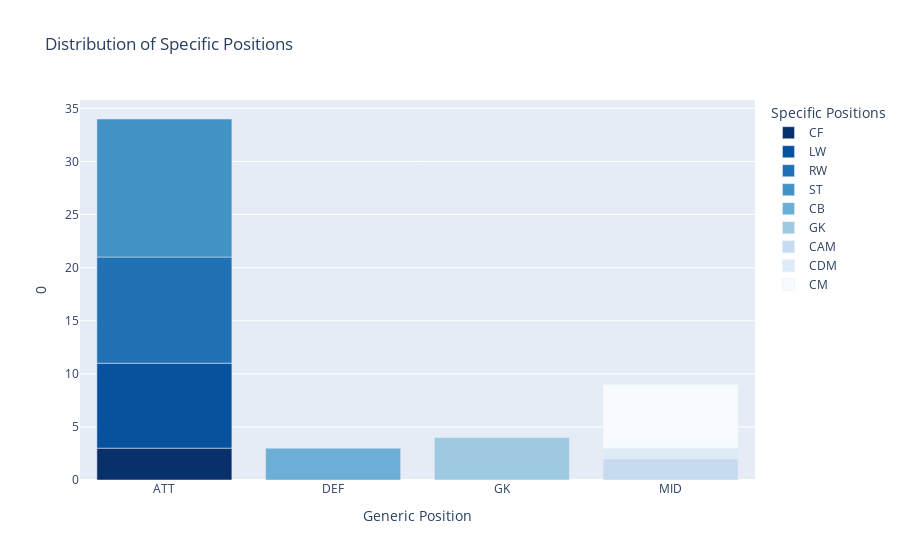

Here is the notebook cell this chart was saved with:
### Code cell
stacked_positions = last_5_years_with_gk.groupby(['general_position', 'player_positions']).size()
stacked_positions = pd.DataFrame(stacked_positions)
stacked_positions.reset_index(drop=False, inplace=True)

stacked_positions

fig = px.bar(stacked_positions, x="general_position", y=0, color="player_positions", labels={"general_position": "Generic Position","player_positions": "Specific Positions",0: "Number of Players"},title="Distribution of Specific Positions", color_discrete_sequence= px.colors.sequential.Blues_r)
fig.show()

### Figure 1 — Plotly figure (JSON) as saved in the notebook; plotly's stock layout.template omitted (floating-point values rounded to 4 significant figures)
{"data": [{"alignmentgroup": "True", "hovertemplate": "Specific Positions=CF<br>Generic Position=%{x}<br>0=%{y}<extra></extra>", "legendgroup": "CF", "marker": {"color": "rgb(8,48,107)", "pattern": {"shape": ""}}, "name": "CF", "offsetgroup": "CF", "orientation": "v", "showlegend": true, "textposition": "auto", "type": "bar", "x": ["ATT"], "xaxis": "x", "y": [3], "yaxis": "y"}, {"alignmentgroup": "True", "hovertemplate": "Specific Positions=LW<br>Generic Position=%{x}<br>0=%{y}<extra></extra>", "legendgroup": "LW", "marker": {"color": "rgb(8,81,156)", "pattern": {"shape": ""}}, "name": "LW", "offsetgroup": "LW", "orientation": "v", "showlegend": true, "textposition": "auto", "type": "bar", "x": ["ATT"], "xaxis": "x", "y": [8], "yaxis": "y"}, {"alignmentgroup": "True", "hovertemplate": "Specific Positions=RW<br>Generic Position=%{x}<br>0=%{y}<extra></extra>", "legendgroup": "RW", "marker": {"color": "rgb(33,113,181)", "pattern": {"shape": ""}}, "name": "RW", "offsetgroup": "RW", "orientation": "v", "showlegend": true, "textposition": "auto", "type": "bar", "x": ["ATT"], "xaxis": "x", "y": [10], "yaxis": "y"}, {"alignmentgroup": "True", "hovertemplate": "Specific Positions=ST<br>Generic Position=%{x}<br>0=%{y}<extra></extra>", "legendgroup": "ST", "marker": {"color": "rgb(66,146,198)", "pattern": {"shape": ""}}, "name": "ST", "offsetgroup": "ST", "orientation": "v", "showlegend": true, "textposition": "auto", "type": "bar", "x": ["ATT"], "xaxis": "x", "y": [13], "yaxis": "y"}, {"alignmentgroup": "True", "hovertemplate": "Specific Positions=CB<br>Generic Position=%{x}<br>0=%{y}<extra></extra>", "legendgroup": "CB", "marker": {"color": "rgb(107,174,214)", "pattern": {"shape": ""}}, "name": "CB", "offsetgroup": "CB", "orientation": "v", "showlegend": true, "textposition": "auto", "type": "bar", "x": ["DEF"], "xaxis": "x", "y": [3], "yaxis": "y"}, {"alignmentgroup": "True", "hovertemplate": "Specific Positions=GK<br>Generic Position=%{x}<br>0=%{y}<extra></extra>", "legendgroup": "GK", "marker": {"color": "rgb(158,202,225)", "pattern": {"shape": ""}}, "name": "GK", "offsetgroup": "GK", "orientation": "v", "showlegend": true, "textposition": "auto", "type": "bar", "x": ["GK"], "xaxis": "x", "y": [4], "yaxis": "y"}, {"alignmentgroup": "True", "hovertemplate": "Specific Positions=CAM<br>Generic Position=%{x}<br>0=%{y}<extra></extra>", "legendgroup": "CAM", "marker": {"color": "rgb(198,219,239)", "pattern": {"shape": ""}}, "name": "CAM", "offsetgroup": "CAM", "orientation": "v", "showlegend": true, "textposition": "auto", "type": "bar", "x": ["MID"], "xaxis": "x", "y": [2], "yaxis": "y"}, {"alignmentgroup": "True", "hovertemplate": "Specific Positions=CDM<br>Generic Position=%{x}<br>0=%{y}<extra></extra>", "legendgroup": "CDM", "marker": {"color": "rgb(222,235,247)", "pattern": {"shape": ""}}, "name": "CDM", "offsetgroup": "CDM", "orientation": "v", "showlegend": true, "textposition": "auto", "type": "bar", "x": ["MID"], "xaxis": "x", "y": [1], "yaxis": "y"}, {"alignmentgroup": "True", "hovertemplate": "Specific Positions=CM<br>Generic Position=%{x}<br>0=%{y}<extra></extra>", "legendgroup": "CM", "marker": {"color": "rgb(247,251,255)", "pattern": {"shape": ""}}, "name": "CM", "offsetgroup": "CM", "orientation": "v", "showlegend": true, "textposition": "auto", "type": "bar", "x": ["MID"], "xaxis": "x", "y": [6], "yaxis": "y"}], "layout": {"barmode": "relative", "legend": {"title": {"text": "Specific Positions"}, "tracegroupgap": 0}, "title": {"text": "Distribution of Specific Positions"}, "xaxis": {"anchor": "y", "domain": [0, 1], "title": {"text": "Generic Position"}}, "yaxis": {"anchor": "x", "domain": [0, 1], "title": {"text": "0"}}}}
